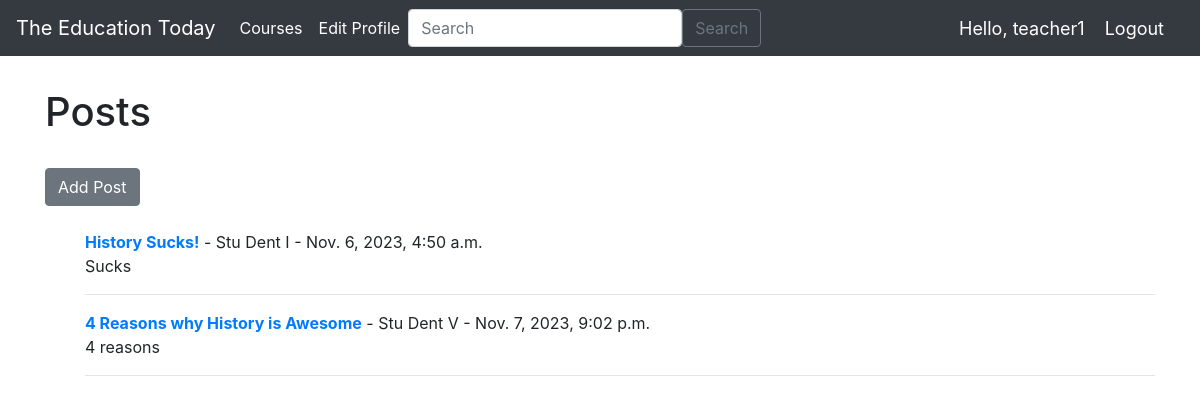
Screenshot of /students/courses/4/posts/ (signed in) with the database file from the repository.
### account/models.py (models this page shows, shortened)
class Posts(models.Model):
    id = models.AutoField(primary_key=True)
    course = models.ForeignKey(Course, on_delete=models.CASCADE, default=1)
    title = models.CharField(max_length=255)
    author = models.ForeignKey(User, on_delete=models.CASCADE)
    body = RichTextField(blank=True, null=True)
    post_date = models.DateTimeField(auto_now_add=True)
    snippet = models.CharField(max_length=255)
    file = models.FileField(null=True, blank=True, upload_to="documents/")

### students/views.py (the view)
# urls.py: path('courses/<int:course_id>/posts/', PostsPage.as_view(), name="posts"),
class PostsPage(LoginRequiredMixin, ListView):
    model = Posts
    template_name = 'students/posts.html'
    login_url = '/signin/'
    redirect_field_name = 'next'
    ordering = ['-post_date']
    def get_queryset(self):
        course_id = self.kwargs.get('course_id')  # Adjust this to match your URL configuration
        queryset = Posts.objects.filter(course_id=course_id)
        return queryset
    def get_context_data(self, **kwargs):
        context = super().get_context_data(**kwargs)
        course_id = self.kwargs.get('course_id')
        course = get_object_or_404(Course, pk=course_id)
        context['course'] = course
        return context

### students/templates/students/posts.html (shortened to what this page needs)
{% extends "students/base.html" %}
{% block content %}
<br/>
<div class="container my-2">
<h1>Posts</h1>
<br/>
<a href="{% url 'students:add_post' course_id=course.id %}" class="btn btn-secondary">Add Post</a>
<br/>
<ul id="article-detail">
    <br/>
{% for post in object_list %}
        <strong><a href="{% url 'students:article-detail' post.id %}">{{ post.title }}</a></strong> -
        {{ post.author.first_name }}
        {{ post.author.last_name }} - {{ post.post_date }} <br/>
        {{ post.snippet }}
    <hr>
{% endfor %}
</ul>
</div>
{% endblock %}

### students/templates/students/navbar.html (shortened to what this page needs)
{% load static %}
<nav class="navbar navbar-expand-lg navbar-dark bg-dark">
    <a class="navbar-brand" href="{% url 'students:main' %}">The Education Today</a>
    <div class="collapse navbar-collapse" id="navbarNav">
      <ul class="navbar-nav">
        <li class="nav-item active">
          <a class="nav-link" href="{% url 'students:courses' %}">Courses</a>
        </li>
      <li class="nav-item active">
        <a class="nav-link" href="{% url 'students:edit_profile' %}">Edit Profile</a>
      </li>
      </ul>
      <form class="d-flex" method="POST" action="{% url 'students:search' %}">
        <input class="form-control me-2" type="search" placeholder="Search" aria-label="Search" name="searched">
        <button class="btn btn-outline-secondary" type="submit">Search</button>
      </form>
    </div>
    {% if user.is_authenticated %}
    <span class="hello-msg"> Hello, {{request.user}} </span>
    <span><a class="hello-msg" href="{% url 'account:signout' %}">Logout</a></span>
    {% endif %}
  </nav>

### students/templates/students/navbar.html (style rules this page uses)
.hello-msg { font-size: 18px; color: #fff; margin-right: 20px }

### rows the page displays
Posts: title "History Sucks!", author.first_name "Stu", author.last_name "Dent I", post_date "Nov. 6, 2023, 4:50 a.m.", snippet "Sucks"
Posts: title "4 Reasons why History is Awesome", author.first_name "Stu", author.last_name "Dent V", post_date "Nov. 7, 2023, 9:02 p.m.", snippet "4 reasons"

### other values shown
{{ request.user }} "teacher1"
